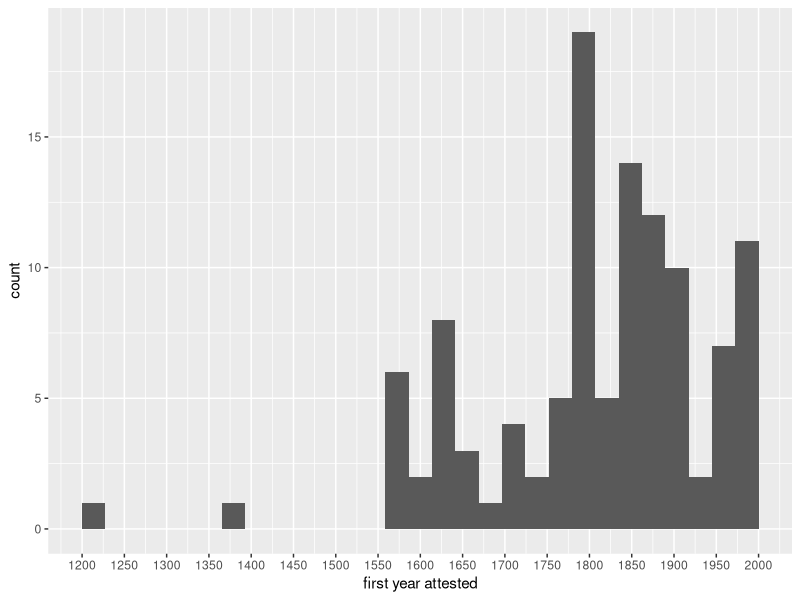

Source code (R): (Note: this script raises an error after producing the figure.)
# -- head -- #

setwd('~/Github/Racz2027vh/')

library(tidyverse)
library(glue)

# -- read -- #

d = read_tsv('dat/dzsungel.tsv')
e = read_csv('dat/entries_hand_edited.csv')

# -- code -- #

e |> count(`source languages`, sort = T)
# german english french latin yiddish
e |> ggplot(aes(`first year attested`)) +
  geom_histogram() +
  scale_x_continuous(breaks = seq(1200,2000,50))
# -1750; 1751-1910; 1910-

e2 = e |> 
  mutate(
    borrowing_language = case_when(
      `source languages` == 'német' ~ 'German',
      `source languages` == 'angol' ~ 'English',
      `source languages` == 'francia' ~ 'French',
      `source languages` == 'latin' ~ 'Latin',
      `source languages` == 'jiddis' ~ 'Yiddish'
    ),
    borrowing_period = case_when(
      `first year attested` < 1751 ~ '-1750',
      `first year attested` > 1750 & `first year attested` < 1911 ~ '1751-1910',
      `first year attested` > 1910 ~ '1911-'
    ),
    stem = word
  ) |> 
  select(stem,borrowing_language,borrowing_period)

# -- join -- #

d |> 
  left_join(e2) |> 
  write_tsv('dat/dzsungel.tsv')
